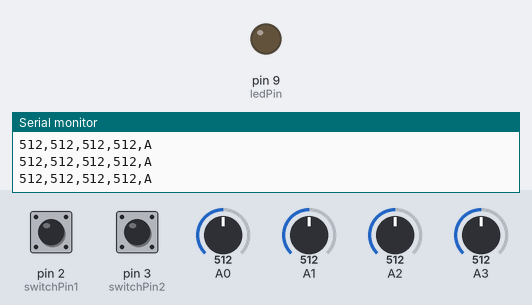
Bench run of a sketch on a simulated Arduino Uno, built with avr-gcc and run on an emulated ATmega328P. On the bench: output pins drawn as LEDs (lit = HIGH), the last lines printed to the serial monitor. Inputs (shaded band) come from the test bench; at power-on: A0 = 512, pin 2 (switchPin1) HIGH, pin 3 (switchPin2) HIGH, A1 = 512, A2 = 512, A3 = 512.

Above: at 1.2 s.
1.3 s: A0 set to 793
2.8 s: A0 set to 809
At 3.4 s:
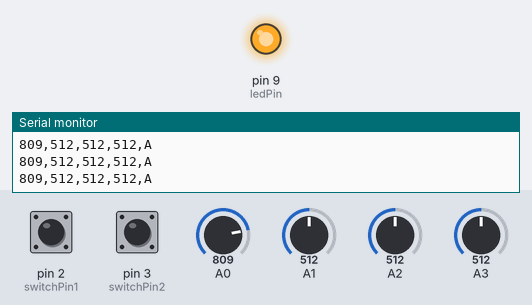
4.3 s: A0 set to 790
At 5.2 s:
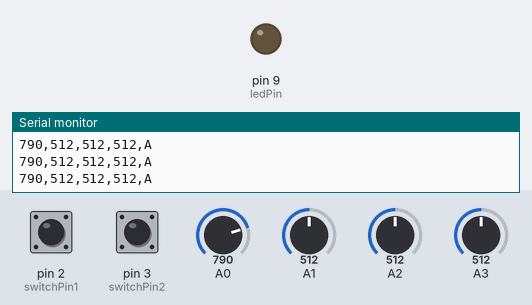
5.8 s: A0 set to 810
At 6.9 s:
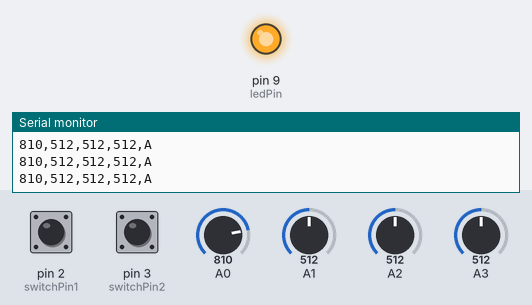
Timing chart, 0 to 8.3 s (numbered marks = the images above; inputs shaded):
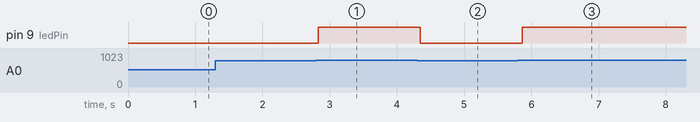

The sketch:

LMM_TpFinal_Combinacion.ino
```cpp
// Definición de pines para la tira LED y el switch
int ledPin = 9;    // Pin para el color rojo (o tira LED blanca)
int switchPin1 = 2;  // Pin para A1 del switch
int switchPin2 = 3;  // Pin para A2 del switch
int pot1, pot2, pot3, pot4;  // Variables para los potenciometros
int estadoA1, estadoA2;  // Variables para el estado del switch

void setup() {
  Serial.begin(9600);  // Inicia la comunicación serial

  // Configura pines como salida/entrada
  pinMode(ledPin, OUTPUT);  // Configura el pin de la tira LED como salida
  pinMode(switchPin1, INPUT_PULLUP);  // Configura A1 como entrada con resistencia interna
  pinMode(switchPin2, INPUT_PULLUP);  // Configura A2 como entrada con resistencia interna
}

void loop() {
  // Lee el estado del switch
  estadoA1 = digitalRead(switchPin1);
  estadoA2 = digitalRead(switchPin2);

  // Lee los valores de los potenciometros
  pot1 = analogRead(A0);
  pot2 = analogRead(A1);
  pot3 = analogRead(A2);
  pot4 = analogRead(A3);

  // Envía los valores de los potenciometros junto con el estado del switch
  Serial.print(pot1);
  Serial.print(",");
  Serial.print(pot2);
  Serial.print(",");
  Serial.print(pot3);
  Serial.print(",");
  Serial.print(pot4);
  Serial.print(",");

  // Envía el estado del switch
  if (estadoA1 == LOW) {
    Serial.println("A1");
  } else if (estadoA2 == LOW) {
    Serial.println("A2");
  } else {
    Serial.println("A");
  }

  // Controla la tira LED en función del valor de pot1
  if (pot1 >= 800 && pot1 <= 900) {
    digitalWrite(ledPin, HIGH);  // Enciende la tira LED (blanca o roja)
  } else {
    digitalWrite(ledPin, LOW);   // Apaga la tira LED
  }

  delay(100);  // Pausa breve para evitar saturación del puerto serial
}
```

Measured:
- the behaviour switches between 799 and 800 on A0 (found by bisection; images 0 and 1)
- after the input at 2.8 s, pin 9 (ledPin): LOW → HIGH at once
- after the input at 4.3 s, pin 9 (ledPin): HIGH → LOW after 0.05 s
- after the input at 5.8 s, pin 9 (ledPin): LOW → HIGH after 0.07 s
